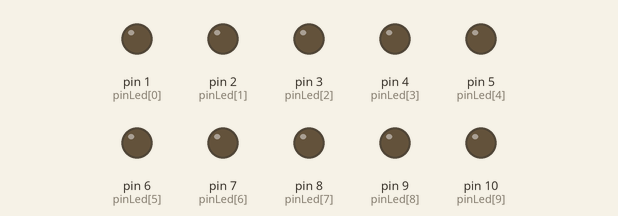
Simulated run of this sketch. Board: Arduino Uno, built with avr-gcc and run on an emulated ATmega328P. Parts: output pins drawn as LEDs (lit = HIGH).

Above: at 0.5 s.
At 3.87 s:
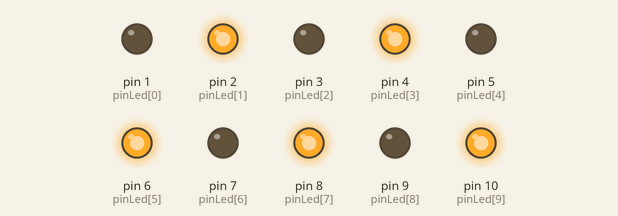
At 6.12 s:
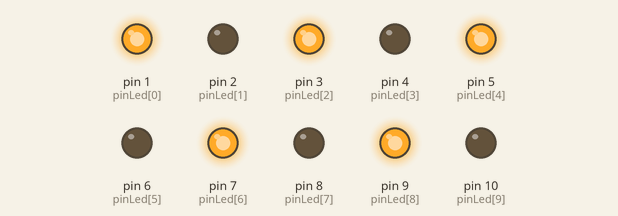
Timing chart, 0 to 6.9 s (numbered marks = the images above):
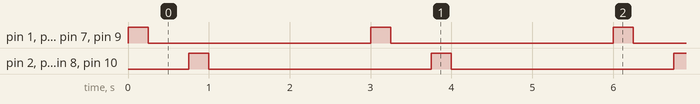

Measured:
- by itself, pin 1 (pinLed[0]), pin 2 (pinLed[1]), pin 3 (pinLed[2]), pin 4 (pinLed[3]), pin 5 (pinLed[4]), pin 6 (pinLed[5]), pin 7 (pinLed[6]), pin 8 (pinLed[7]), pin 9 (pinLed[8]), pin 10 (pinLed[9]): alternates HIGH for 0.25 s and LOW for 2.8 s
- by itself, everything shown: repeats every 3.0 s, in 4 steps

The sketch:

module_arduino_heart_1sur2.ino
```cpp
int pinLed[10]={1,2,3,4,5,6,7,8,9,10};
void setup() {
  // put your setup code here, to run once:
   //initialisation des variables

int j;
int h;
  //initialisation des modes
  for (j=0; j<10; j++)
  {
  pinMode(pinLed[j], OUTPUT);
  }

  //mise à 0V de chaque pin
  for (h=0; h<10; h++)
  {
  digitalWrite(pinLed[h], LOW);
  }

}

void loop()
{
  // put your main code here, to run repeatedly:
  int i=0;
  int k=0;
  int l=1;
  int m=1;
  while (1)
 {
  for (i=0; i<10; i=i+2)
  {
    digitalWrite (pinLed[i], HIGH);
  }
  delay(250);
  for (k=0; k<10; k=k+2)
  {
    digitalWrite (pinLed[k], LOW);
  }
  delay(500);
  for (l=1; l<10; l=l+2)
  {
    digitalWrite (pinLed[l], HIGH);
  }
  delay(250);
  for (m=1; m<10; m=m+2)
  {
    digitalWrite (pinLed[m], LOW);
  }
  delay(2000);
 }

}
```
